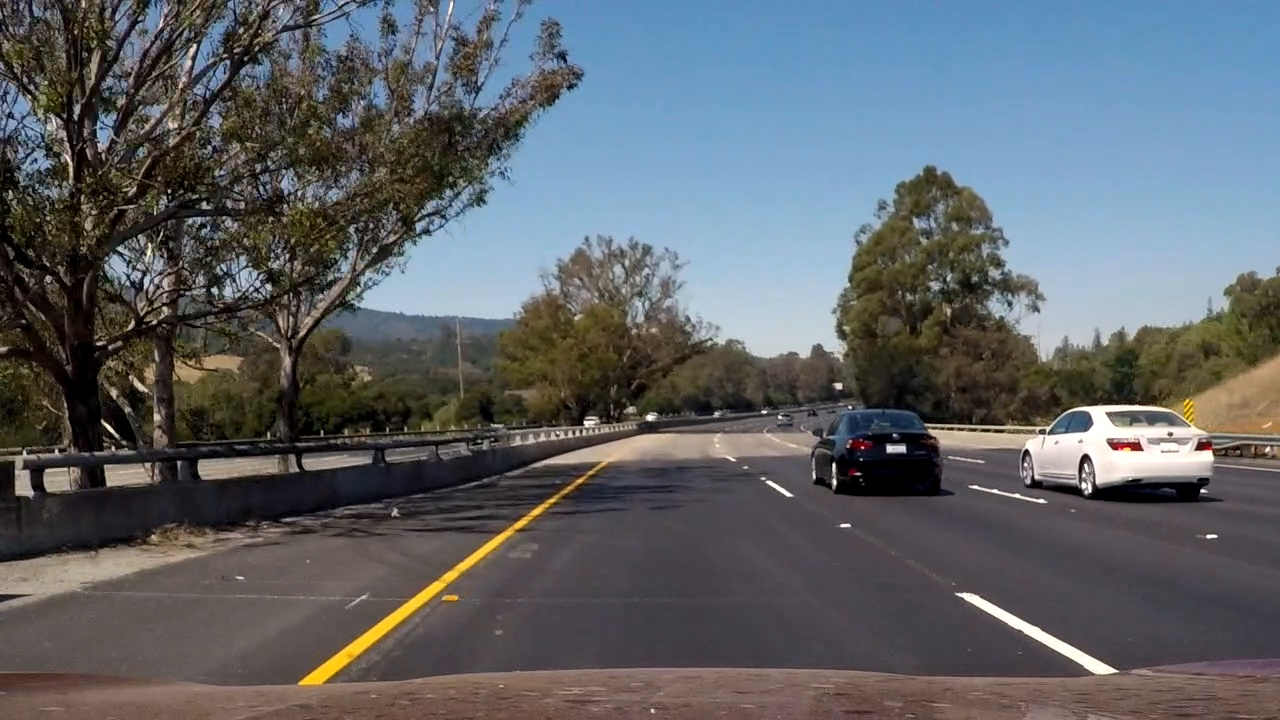
#> input picture advanced-lane-finding/test_images/test23.jpg, 1280 x 720 px
$ python -i P5_10.py   (imports and definitions only)   (older library calls are emulated)
#> lines starting #> are read from the running program, lines starting #| are printed output that depends on the picture
import numpy as np
import cv2
import glob
import time
import pickle
import matplotlib.image as mpimg
import matplotlib.pyplot as plt

from skimage.feature import hog
from mpl_toolkits.mplot3d import Axes3D

from sklearn.preprocessing import StandardScaler, RobustScaler
from sklearn.cross_validation import StratifiedShuffleSplit
#from sklearn.cross_validation import train_test_split # scikit-learn <= 0.17
#from sklearn.model_selection import train_test_split # scikit-learn >= 0.18

from sklearn.svm import LinearSVC
from sklearn.naive_bayes import GaussianNB
from sklearn.linear_model import LogisticRegression
from sklearn.ensemble import RandomForestClassifier

from sklearn.learning_curve import learning_curve
from sklearn.learning_curve import validation_curve
from sklearn.feature_selection import RFECV, RFE
from scipy.ndimage.measurements import label

import sklearn
# [1 line not run here, left out]

import sys
# [1 line not run here, left out]

def get_data():
    if (1): car_file, nocar_file = \
        glob.glob('./vehicles/*/*.png'), glob.glob('./non-vehicles/*/*.png')
    else: car_file, nocar_file = \
        glob.glob('./vehicles_smallset/*/*.jpeg'), glob.glob('./non-vehicles_smallset/*/*.jpeg')

    cars, notcars = [], []
    for image in car_file: cars.append(image)
    for image in nocar_file: notcars.append(image)

    car, notcar = mpimg.imread(cars[8040]), mpimg.imread(notcars[3552]) # loads rgb colorspace

    fig = plt.figure()
    plt.subplot(121)
    plt.imshow(car)
    plt.title('Example Car Image')
    plt.subplot(122)
    plt.imshow(notcar)
    plt.title('Example NotCar Image')
    plt.show()

    print('Number of Cars:',len(cars))
    print('Number of NotCars:',len(notcars),'\n')
    print('Shape:',car.shape)
    print('Data Type:',car.dtype)
    print('Average Value',np.mean(car)) # training with png, need to scale pipeline jpg from 0,255 to 0,1

    return cars, notcars, car, notcar

# [1 line that did not run here, left out]

# [41 lines left out: functions draw_boxes, color_hist, not called in this run]

def bin_spatial(img, spatial=32):
    spatial_features = cv2.resize(img, (spatial,spatial)).ravel()
    return spatial_features

orient = 8 # 12
pix_per_cell = 16 # 16
cell_per_block = 2 # 1
transform_sqrt = True # True

def get_hog_features(img, orient=9, pix_per_cell=8, cell_per_block=3, transform_sqrt=False, feature_vector=True):
    visualise = False
    hog_features = hog(img, orient, (pix_per_cell,pix_per_cell), (cell_per_block,cell_per_block),
                                  visualise, transform_sqrt, feature_vector)
    return hog_features

# [26 lines left out: function extract_features, not called in this run]

def feature_extraction(scaler = 'standard'):
    print ('Feature Extraction...')
    t=time.time()

    car_features = extract_features(cars)
    notcar_features = extract_features(notcars)

    X = np.vstack((car_features, notcar_features)).astype(np.float64)
    if scaler == 'robust': X_scaler = RobustScaler().fit(X)
    else: X_scaler = StandardScaler().fit(X)
    scaled_X = X_scaler.transform(X)
    y = np.hstack((np.ones(len(car_features)), np.zeros(len(notcar_features))))

    t2 = time.time()
    print (round(t2-t, 2), 'Seconds for Feature Extraction...')
    print ('Done!\n')
    print ('X Shape:',X.shape)
    print ("scaled_X Shape:",scaled_X.shape)
    return X_scaler, X, y, scaled_X

# [1 line that did not run here, left out]

# [1 line that did not run here, left out]

# [28 lines left out: function feature_selection, not called in this run]

# [1 line that did not run here, left out]

# [1 line that did not run here, left out]
# [6 lines not run here, left out]

t=time.time()
svc = LinearSVC(C=0.001) # creating new classifier with optimized settings
# [1 line not run here, left out]
t2 = time.time()
# [4 lines not run here, left out]

# training svc with full dataset for sliding window search
# [1 line that did not run here, left out]

def convert_color(img, conv='RGB2YCrCb'):
    if conv == 'RGB2YCrCb': return cv2.cvtColor(img, cv2.COLOR_RGB2YCrCb)

def find_cars(img, ystart, ystop, scale, xstart, dec_func_thresh=1.00):
    # classifier trained with png [0:1] images, so we must normalize jpg [0:255] values
#> called with ystart = 393, ystop = 720, scale = 2.5, xstart = 9, dec_func_thresh = 1
    draw_img = np.copy(img)
    img = img.astype(np.float32)/255

    # only search where cars are likely to be found
    img_tosearch = img[ystart:ystop,:,:]
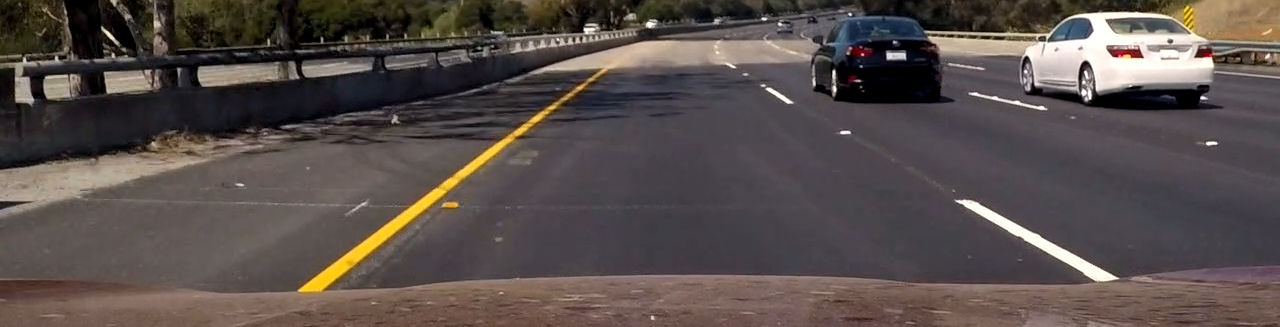
#> img_tosearch: shape (327, 1280, 3) float32; mean of channels 0, 1, 2 0.345, 0.308, 0.296; drawn as R, G, B
    # converting to best colorspace
    ctrans_tosearch = cv2.cvtColor(img_tosearch, cv2.COLOR_RGB2YCrCb)
#> ctrans_tosearch: shape (327, 1280, 3) float32; mean of channels 0, 1, 2 0.317, 0.519, 0.488

    # resizing sample image region
    if scale != 1:
        imshape = ctrans_tosearch.shape
#> imshape = (327, 1280, 3)
        ctrans_tosearch = cv2.resize(ctrans_tosearch, \
                                     (np.int(imshape[1]/scale), np.int(imshape[0]/scale)))
#> ctrans_tosearch: shape (130, 512, 3) float32; mean of channels 0, 1, 2 0.317, 0.52, 0.488

    # separating channels for hog features
    ch1, ch2, ch3 = ctrans_tosearch[:,:,0], ctrans_tosearch[:,:,1], ctrans_tosearch[:,:,2]
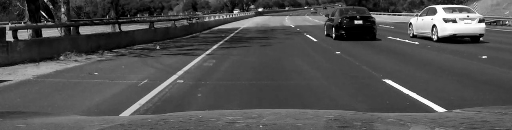
#> ch1: shape (130, 512) float32; min 0, max 1, mean 0.317
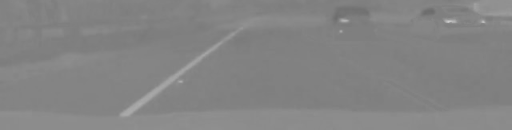
#> ch2: shape (130, 512) float32; min 0.426, max 0.806, mean 0.52
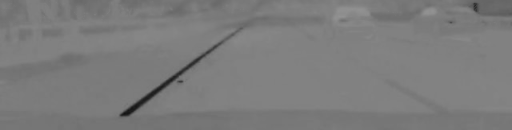
#> ch3: shape (130, 512) float32; min 0.076, max 0.578, mean 0.488

    # define blocks and steps as above
    nxblocks = (ch1.shape[1] // pix_per_cell)-1
#> nxblocks = 31
    nyblocks = (ch1.shape[0] // pix_per_cell)-1
#> nyblocks = 7
    nfeat_per_block = orient*cell_per_block**2

    # 64 was the orginal sampling rate, with 8 cells and 8 pix per cell
    window = 64
    nblocks_per_window = (window // pix_per_cell)-1
    cells_per_step = 2  # Instead of overlap, define how many cells to step
    nxsteps = (nxblocks - nblocks_per_window) // cells_per_step
#> nxsteps = 14
    nysteps = (nyblocks - nblocks_per_window) // cells_per_step
#> nysteps = 2

    # Compute individual channel HOG features for the entire image
    hog1 = get_hog_features(ch1,orient,pix_per_cell,cell_per_block,transform_sqrt,feature_vector=False)
    hog2 = get_hog_features(ch2,orient,pix_per_cell,cell_per_block,transform_sqrt,feature_vector=False)
    hog3 = get_hog_features(ch3,orient,pix_per_cell,cell_per_block,transform_sqrt,feature_vector=False)

    box_list = []
    count = 0
    for xb in range(xstart, nxsteps+1):
        for yb in range(nysteps):
            count += 1
            ypos = yb*cells_per_step #start position of x
            xpos = xb*cells_per_step #start positon of y

            hog_feat1 = hog1[ypos:ypos+nblocks_per_window, xpos:xpos+nblocks_per_window].ravel()
            hog_feat2 = hog2[ypos:ypos+nblocks_per_window, xpos:xpos+nblocks_per_window].ravel()
            hog_feat3 = hog3[ypos:ypos+nblocks_per_window, xpos:xpos+nblocks_per_window].ravel()
            hog_features = np.hstack((hog_feat1, hog_feat2, hog_feat3))

            xleft,ytop = xpos*pix_per_cell, ypos*pix_per_cell
            subimg = cv2.resize(ctrans_tosearch[ytop:ytop+window, xleft:xleft+window], (64,64))

            hist_features = color_hist(subimg, nbins=32)

            spat_feat1 = bin_spatial(subimg, spatial=4)
            spat_feat2 = bin_spatial(subimg, spatial=8)
            spat_feat3 = bin_spatial(subimg, spatial=16)
            spat_features = np.hstack((spat_feat1, spat_feat2, spat_feat3))

            combined_features = np.hstack((hist_features, spat_features, hog_features))

            test_features = X_scaler.transform(combined_features.reshape(1, -1))
            test_features = rfecv.transform(test_features)
            test_prediction = svc.predict(test_features)
            test_dec_func = svc.decision_function(test_features)

            xbox_left = np.int(xleft*scale)
            ytop_draw = np.int(ytop*scale)
            win_draw = np.int(window*scale)
            cv2.rectangle(draw_img,(xbox_left, ytop_draw+ystart),
                          (xbox_left+win_draw,ytop_draw+win_draw+ystart),(0,0,255),6)

            if test_prediction == 1 and test_dec_func >= dec_func_thresh:
                #print (xb,yb,scale,np.round(test_dec_func,3))
                box_list.append(((xbox_left, ytop_draw+ystart),\
                                 (xbox_left+win_draw,ytop_draw+win_draw+ystart)))

    for box in box_list: cv2.rectangle(draw_img, box[0], box[1], (255,0,0), 6)
    #print ('number of red / blue boxes:',len(box_list), count)
    return draw_img, box_list

dec_func_thresh = 1.00
xstart, ystart, ystop, scale = 30, 393, 585, 0.75 # 393, 656, 1.0

#img = mpimg.imread('test_image.jpg')
# [1 line not run here, left out]
# [1 line that did not run here, left out]

# [2 lines not run here, left out]

# [8 lines left out: function add_heat, not called in this run]

def apply_threshold(heatmap, threshold):
    heatmap[heatmap <= threshold] = 0
    return heatmap

# [27 lines left out: functions draw_labeled_bboxes, draw_boxes, not called in this run]

def initial_pipeline(img, ystart = 360, ystop = 660):
    bboxes =[]

    _, box_list1 = find_cars(img, ystart = 393, ystop = 720, scale=2.5, xstart = 9)
    _, box_list2 = find_cars(img, ystart = 369, ystop = 720, scale=2.5, xstart = 9)
    _, box_list3 = find_cars(img, ystart = 393, ystop = 720, scale=2.0, xstart = 11)
    _, box_list4 = find_cars(img, ystart = 373, ystop = 720, scale=2.0, xstart = 11)
    _, box_list5 = find_cars(img, ystart = 393, ystop = 720, scale=1.3, xstart = 18)
    _, box_list6 = find_cars(img, ystart = 381, ystop = 720, scale=1.3, xstart = 18)
    #_, box_list7 = find_cars(img, ystart = 393, ystop = 585, scale=0.75, xstart = 30)

    bboxes.extend(box_list1)
    bboxes.extend(box_list2)
    bboxes.extend(box_list3)
    bboxes.extend(box_list4)
    bboxes.extend(box_list5)
    bboxes.extend(box_list6)
    #bboxes.extend(box_list7)

    out_img = draw_boxes(img, bboxes, color=(0, 0, 255), thick=6)

    heat = add_heat(img, bboxes)
    heat = apply_threshold(heat,2.1) ### 2.1
    heatmap = np.clip(heat, 0, 255)

    labels = label(heatmap)
    draw_img = draw_labeled_bboxes(np.copy(img), labels)
    #heatmap = (heatmap / np.max(heatmap)) * 255 # needed when used for output video
    out_img = draw_labeled_bboxes(out_img, labels)

    return out_img, heatmap, draw_img

heat_parms = np.zeros((720,1280))
alpha = 0.08

def final_pipeline_merge(img, result):
    global heat_parms

    out_img, heatmap, _ = initial_pipeline(img)
    heat_parms = alpha*heat_parms + (1-alpha)*heatmap
    labels = label(heatmap)

    draw_img = draw_labeled_bboxes(np.copy(result), labels)

    return draw_img, out_img, heatmap, heat_parms

>>> import cv2
>>> picture = cv2.cvtColor(cv2.imread('test_images/test23.jpg'), cv2.COLOR_BGR2RGB)
#> (the run stopped early here; a loop or call above may not have finished)

$ run again, on advanced-lane-finding/test_images/test1.jpg
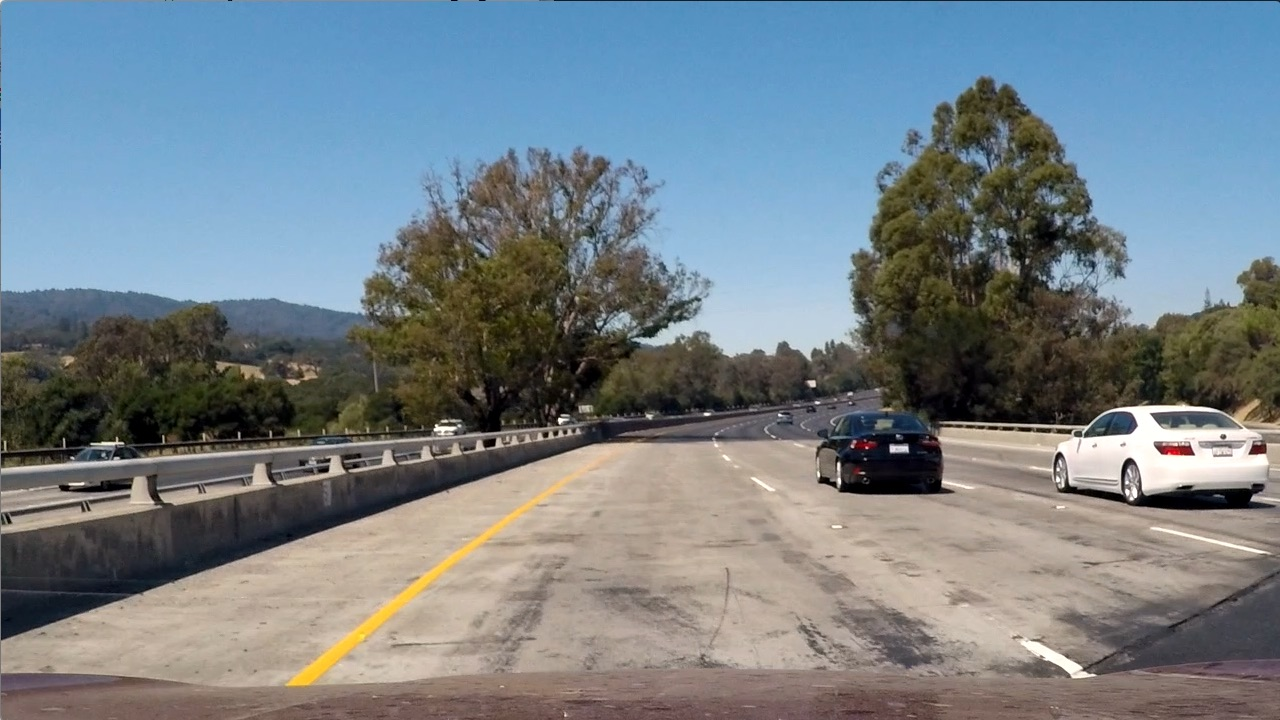
#> input picture advanced-lane-finding/test_images/test1.jpg, 1280 x 720 px
#> in find_cars, `ch1, ch2, ch3 = ctrans_tosearch[:,:,0], ctrans_tosearch[:,:,1], ctrans..`:
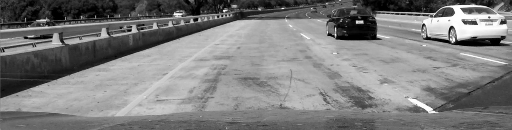
#> ch1: shape (130, 512) float32; min 0, max 1, mean 0.495
#> in find_cars, `ch1, ch2, ch3 = ctrans_tosearch[:,:,0], ctrans_tosearch[:,:,1], ctrans..`:
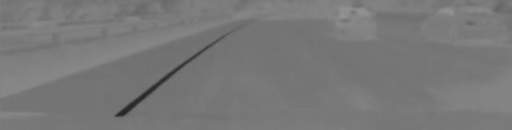
#> ch3: shape (130, 512) float32; min 0.143, max 0.577, mean 0.473

$ run again, on advanced-lane-finding/test_images/test1017.jpg
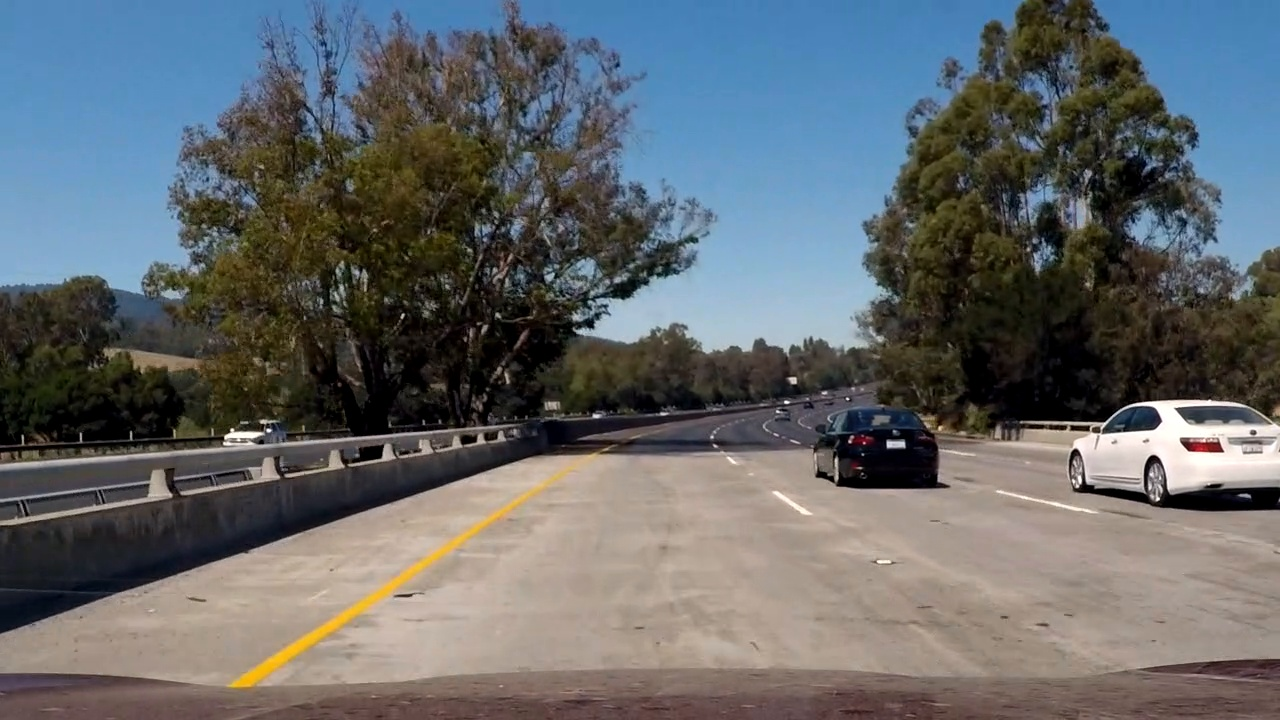
#> input picture advanced-lane-finding/test_images/test1017.jpg, 1280 x 720 px
#> in find_cars, `ch1, ch2, ch3 = ctrans_tosearch[:,:,0], ctrans_tosearch[:,:,1], ctrans..`:
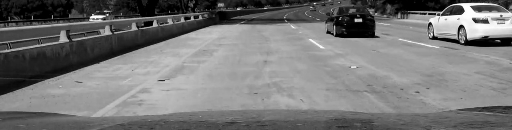
#> ch1: shape (130, 512) float32; min 0, max 0.999, mean 0.466
#> in find_cars, `ch1, ch2, ch3 = ctrans_tosearch[:,:,0], ctrans_tosearch[:,:,1], ctrans..`:
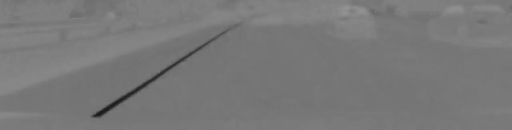
#> ch3: shape (130, 512) float32; min 0.104, max 0.578, mean 0.475

$ run again, on advanced-lane-finding/test_images/test2.jpg
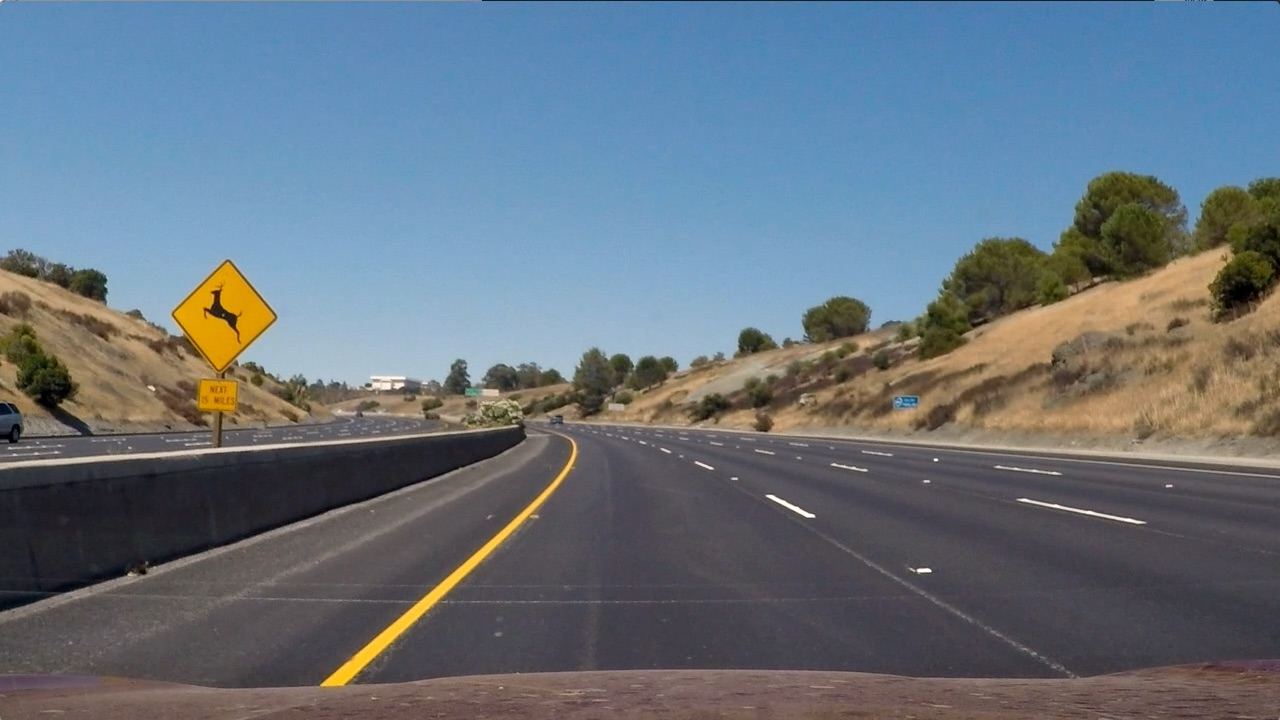
#> input picture advanced-lane-finding/test_images/test2.jpg, 1280 x 720 px
#> in find_cars, `ch1, ch2, ch3 = ctrans_tosearch[:,:,0], ctrans_tosearch[:,:,1], ctrans..`:
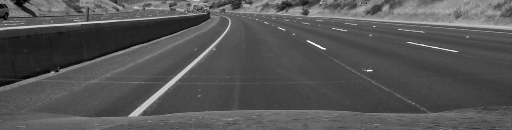
#> ch1: shape (130, 512) float32; min 0.000133, max 0.997, mean 0.335
#> in find_cars, `ch1, ch2, ch3 = ctrans_tosearch[:,:,0], ctrans_tosearch[:,:,1], ctrans..`:
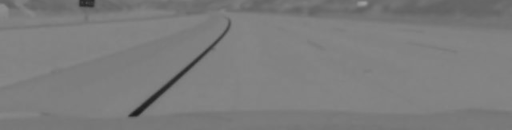
#> ch3: shape (130, 512) float32; min 0.112, max 0.616, mean 0.49
